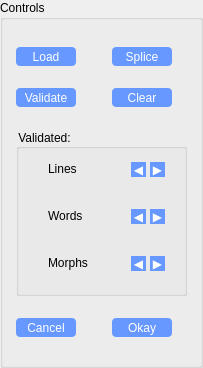
     <widget class="QGroupBox" name="tNewTextBox">
      <property name="geometry">
       <rect>
        <x>920</x>
        <y>143</y>
        <width>203</width>
        <height>368</height>
       </rect>
      </property>
      <property name="minimumSize">
       <size>
        <width>203</width>
        <height>368</height>
       </size>
      </property>
      <property name="styleSheet">
       <string notr="true">QPushButton {
	max-height: 19px;
	min-height: 19px;
	max-width: 60px;
	min-width: 60px;
	background: #6698FF;
	color: white;    
	border: 0px solid black;
	border-radius: 4px;
    	padding: 0 0 0 0;
    	margin: 0 0 0 0;
}

QPushButton:pressed {
	background: #1E90FF;
	border: 2px outset #1E90FF;
}

</string>
      </property>
      <property name="title">
       <string>Controls</string>
      </property>
      <layout class="QGridLayout" name="gridLayout_3">
       <item row="0" column="0">
        <widget class="QPushButton" name="tLoadNewTextBtn">
         <property name="toolTip">
          <string>Load prepared text from file.</string>
         </property>
         <property name="text">
          <string>Load</string>
         </property>
        </widget>
       </item>
       <item row="0" column="1">
        <widget class="QPushButton" name="tSpliceBtn">
         <property name="toolTip">
          <string>Splices lines that have been broken into
multiple blocks to fit to a set page width.
Select a line (including text and gloss) to
splice one line at a time, or click button with
no selection to process the entrie text.</string>
         </property>
         <property name="text">
          <string>Splice</string>
         </property>
        </widget>
       </item>
       <item row="1" column="0">
        <widget class="QPushButton" name="tFormatNewTextBtn">
         <property name="toolTip">
          <string>Check the format of the text. Strongly 
recommended before clicking &quot;Okay&quot;.</string>
         </property>
         <property name="text">
          <string>Validate</string>
         </property>
        </widget>
       </item>
       <item row="1" column="1">
        <widget class="QPushButton" name="tClearNewTextBtn">
         <property name="toolTip">
          <string>Clear text.</string>
         </property>
         <property name="text">
          <string>Clear</string>
         </property>
        </widget>
       </item>
       <item row="3" column="0">
        <widget class="QPushButton" name="tCancelNewTextBtn">
         <property name="toolTip">
          <string>Cancel.</string>
         </property>
         <property name="text">
          <string>Cancel</string>
         </property>
        </widget>
       </item>
       <item row="3" column="1">
        <widget class="QPushButton" name="tOkayNewTextBtn">
         <property name="toolTip">
          <string>Add new text to database.</string>
         </property>
         <property name="text">
          <string>Okay</string>
         </property>
        </widget>
       </item>
       <item row="2" column="0" colspan="2">
        <widget class="QGroupBox" name="validationBox">
         <property name="minimumSize">
          <size>
           <width>169</width>
           <height>135</height>
          </size>
         </property>
         <property name="maximumSize">
          <size>
           <width>16777215</width>
           <height>167</height>
          </size>
         </property>
         <property name="styleSheet">
          <string notr="true">QGroupBox::title {
	background: transparent;
}

QCheckBox {
	background: transparent;
}

QToolButton {
	background: #6698FF;
	color: white;
	border: 1px solid #6698FF;
}

QToolButton:pressed {
	border: 2px outset #1E90FF;
}</string>
         </property>
         <property name="title">
          <string>Validated:</string>
         </property>
         <widget class="QCheckBox" name="tLinesValidBtn">
          <property name="geometry">
           <rect>
            <x>13</x>
            <y>30</y>
            <width>57</width>
            <height>20</height>
           </rect>
          </property>
          <property name="maximumSize">
           <size>
            <width>16777215</width>
            <height>36</height>
           </size>
          </property>
          <property name="toolTip">
           <string>Lines are grouped correctly 
in blocks of 1, 2, or 4.</string>
          </property>
          <property name="autoFillBackground">
           <bool>false</bool>
          </property>
          <property name="text">
           <string>Lines</string>
          </property>
         </widget>
         <widget class="QToolButton" name="lineErrorPrev">
          <property name="geometry">
           <rect>
            <x>115</x>
            <y>33</y>
            <width>15</width>
            <height>15</height>
           </rect>
          </property>
          <property name="maximumSize">
           <size>
            <width>15</width>
            <height>15</height>
           </size>
          </property>
          <property name="text">
           <string>◀︎</string>
          </property>
          <property name="autoRepeatDelay">
           <number>298</number>
          </property>
          <property name="autoRaise">
           <bool>true</bool>
          </property>
         </widget>
         <widget class="QToolButton" name="lineErrorNext">
          <property name="geometry">
           <rect>
            <x>134</x>
            <y>33</y>
            <width>15</width>
            <height>15</height>
           </rect>
          </property>
          <property name="maximumSize">
           <size>
            <width>15</width>
            <height>15</height>
           </size>
          </property>
          <property name="text">
           <string>▶︎</string>
          </property>
          <property name="autoRaise">
           <bool>true</bool>
          </property>
         </widget>
         <widget class="QLabel" name="lineErrorNumber">
          <property name="geometry">
           <rect>
            <x>15</x>
            <y>58</y>
            <width>20</width>
            <height>15</height>
           </rect>
          </property>
          <property name="maximumSize">
           <size>
            <width>16777215</width>
            <height>15</height>
           </size>
          </property>
          <property name="font">
           <font>
            <pointsize>9</pointsize>
            <italic>true</italic>
           </font>
          </property>
          <property name="styleSheet">
           <string notr="true">QLabel {
	margin-left: 15px;
}</string>
          </property>
          <property name="lineWidth">
           <number>-1</number>
          </property>
         </widget>
         <widget class="QCheckBox" name="tWordsValidBtn">
          <property name="geometry">
           <rect>
            <x>13</x>
            <y>77</y>
            <width>64</width>
            <height>20</height>
           </rect>
          </property>
          <property name="maximumSize">
           <size>
            <width>16777215</width>
            <height>36</height>
           </size>
          </property>
          <property name="toolTip">
           <string>The number of words on line 2 equals
the number of words on line 3.</string>
          </property>
          <property name="autoFillBackground">
           <bool>false</bool>
          </property>
          <property name="text">
           <string>Words</string>
          </property>
         </widget>
         <widget class="QToolButton" name="wordErrorPrev">
          <property name="geometry">
           <rect>
            <x>115</x>
            <y>80</y>
            <width>15</width>
            <height>15</height>
           </rect>
          </property>
          <property name="maximumSize">
           <size>
            <width>15</width>
            <height>15</height>
           </size>
          </property>
          <property name="text">
           <string>◀︎</string>
          </property>
          <property name="autoRepeatDelay">
           <number>298</number>
          </property>
          <property name="autoRaise">
           <bool>true</bool>
          </property>
         </widget>
         <widget class="QToolButton" name="wordErrorNext">
          <property name="geometry">
           <rect>
            <x>134</x>
            <y>80</y>
            <width>15</width>
            <height>15</height>
           </rect>
          </property>
          <property name="maximumSize">
           <size>
            <width>15</width>
            <height>15</height>
           </size>
          </property>
          <property name="text">
           <string>▶︎</string>
          </property>
          <property name="autoRaise">
           <bool>true</bool>
          </property>
         </widget>
         <widget class="QLabel" name="wordErrorNumber">
          <property name="geometry">
           <rect>
            <x>15</x>
            <y>105</y>
            <width>20</width>
            <height>15</height>
           </rect>
          </property>
          <property name="maximumSize">
           <size>
            <width>16777215</width>
            <height>15</height>
           </size>
          </property>
          <property name="font">
           <font>
            <pointsize>9</pointsize>
            <italic>true</italic>
           </font>
          </property>
          <property name="styleSheet">
           <string notr="true">QLabel {
	margin-left: 15px;
}</string>
          </property>
          <property name="lineWidth">
           <number>-1</number>
          </property>
         </widget>
         <widget class="QCheckBox" name="tMorphsValidBtn">
          <property name="geometry">
           <rect>
            <x>13</x>
            <y>124</y>
            <width>72</width>
            <height>20</height>
           </rect>
          </property>
          <property name="maximumSize">
           <size>
            <width>16777215</width>
            <height>36</height>
           </size>
          </property>
          <property name="toolTip">
           <string>Number of morphs delimited by
&quot;–&quot; and &quot;=&quot; is the same for each
word on lines 2 and 3.</string>
          </property>
          <property name="text">
           <string>Morphs</string>
          </property>
         </widget>
         <widget class="QToolButton" name="morphErrorPrev">
          <property name="geometry">
           <rect>
            <x>115</x>
            <y>127</y>
            <width>15</width>
            <height>15</height>
           </rect>
          </property>
          <property name="maximumSize">
           <size>
            <width>15</width>
            <height>15</height>
           </size>
          </property>
          <property name="text">
           <string>◀︎</string>
          </property>
          <property name="autoRepeatDelay">
           <number>298</number>
          </property>
          <property name="autoRaise">
           <bool>true</bool>
          </property>
         </widget>
         <widget class="QToolButton" name="morphErrorNext">
          <property name="geometry">
           <rect>
            <x>134</x>
            <y>127</y>
            <width>15</width>
            <height>15</height>
           </rect>
          </property>
          <property name="maximumSize">
           <size>
            <width>15</width>
            <height>15</height>
           </size>
          </property>
          <property name="text">
           <string>▶︎</string>
          </property>
          <property name="autoRaise">
           <bool>true</bool>
          </property>
         </widget>
         <widget class="QLabel" name="morphErrorNumber">
          <property name="geometry">
           <rect>
            <x>15</x>
            <y>152</y>
            <width>20</width>
            <height>15</height>
           </rect>
          </property>
          <property name="maximumSize">
           <size>
            <width>16777215</width>
            <height>15</height>
           </size>
          </property>
          <property name="font">
           <font>
            <pointsize>9</pointsize>
            <italic>true</italic>
           </font>
          </property>
          <property name="styleSheet">
           <string notr="true">QLabel {
	margin-left: 15px;
}</string>
          </property>
          <property name="lineWidth">
           <number>-1</number>
          </property>
         </widget>
        </widget>
       </item>
      </layout>
     </widget>
